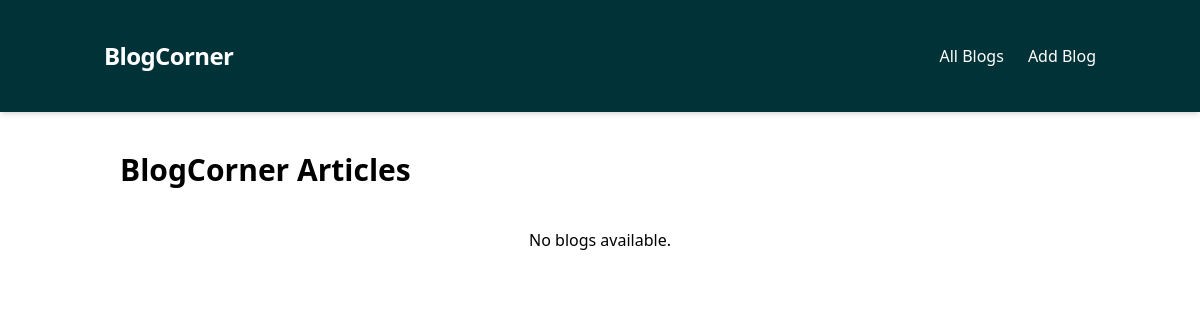
/, run on an earlier commit of the app's database.
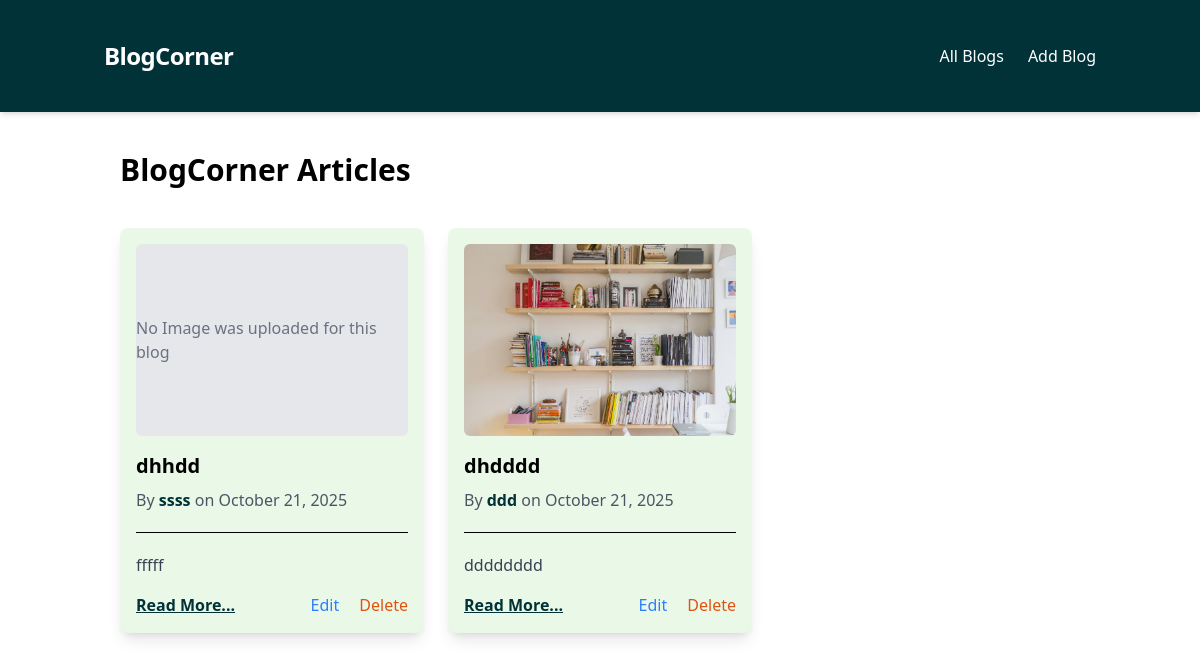
And on a later commit of the database.
### crud_app/models.py (models this page shows, shortened)
class Blog(models.Model):
    title = models.CharField(max_length=100)
    content = models.TextField()
    image=models.ImageField(upload_to='images/',null=True,blank=True)
    author = models.CharField(max_length=50)
    created_at = models.DateTimeField(auto_now_add=True)

### crud_app/views.py (the view)
# urls.py: path('', all_blogs, name='all-blogs'),
def all_blogs(request):
    blogs = Blog.objects.all().order_by('-created_at')
    return render(request, 'all-blogs.html', {'blogs': blogs})

### crud_app/templates/all-blogs.html (shortened to what this page needs)
{% extends 'base.html' %}
{% load static %}
{% block content %}
<h1 class="text-3xl font-bold mb-6 text-left p-4">BlogCorner Articles</h1>
<div class="container mx-auto px-4">
  {% if blogs %}
  <div class="grid grid-cols-1 md:grid-cols-2 lg:grid-cols-3 gap-6">
    {% for blog in blogs %}
    <div class="bg-[#EAF9E7] shadow-lg rounded-lg p-4">
      {% if blog.image %}
      <img
        src="{{ blog.image.url }}"
        alt="{{ blog.title }}"
        class="w-full h-48 object-cover rounded-md mb-4"
      />
      {% else %}
      <div
        class="w-full h-48 bg-gray-200 rounded-md mb-4 flex items-center justify-center"
      >
        <span class="text-gray-500">No Image was uploaded for this blog</span>
      </div>
      {% endif %}
      <h2 class="text-xl font-semibold mb-2">{{ blog.title }}</h2>
      <p class="text-gray-600 mb-2">
        By <span class='text-[#013237] font-semibold'>{{ blog.author }}</span> on {{ blog.created_at|date:"F d, Y" }}
      </p>
      <hr class='my-5' />
      <p class="text-gray-700 mb-4">{{ blog.content|truncatewords:30 }}</p>
      <div class="flex justify-between">
        <div>
          <a
            href="{% url 'blog-detail' blog.id %}"
            class="text-[#013237] font-semibold underline "
            >Read More...</a
          >
        </div>
        <div class="space-x-4">
          <a
            href="{% url 'update-blog' blog.id %}"
            class="text-blue-500 hover:underline"
            >Edit</a
          >
          <a
            href="{% url 'delete-blog' blog.id %}"
            class="text-[#DF5311] hover:underline"
            >Delete</a
          >
        </div>
      </div>
    </div>
    {% endfor %}
  </div>
  {% else %}
  <p class="text-center text-black">No blogs available.</p>
  {% endif %}
</div>
{% endblock %}

What changed in the data, as far as the page shows it:
added Blog: image "No Image was uploaded for this blog", title "dhhdd", author "ssss", created_at "October 21, 2025", content "fffff"
added Blog: image (picture), title "dhdddd", author "ddd", created_at "October 21, 2025", content "dddddddd"
Also different on the page:
text no longer shown: "No blogs available."
